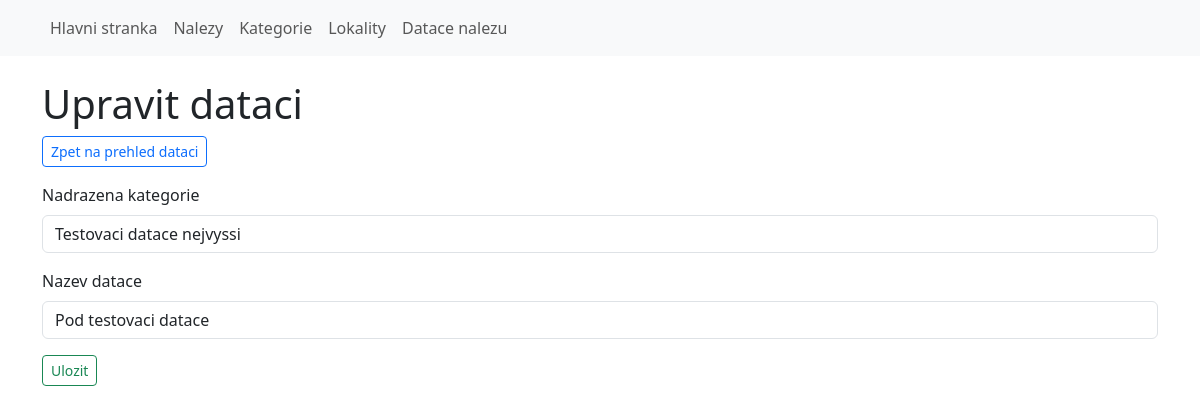
/dating/edit/2, run on an earlier commit of the app's database.
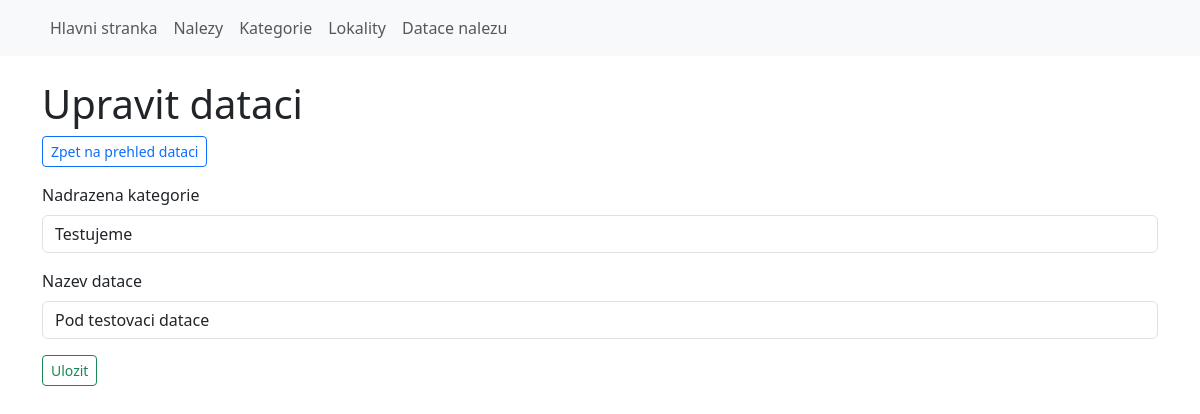
And on a later commit of the database.
### models.py (models this page shows, shortened)
class Dating(Base):
    __tablename__ = 'dating'
    id = Column(Integer, primary_key=True)
    parent_id = Column(Integer, ForeignKey('dating.id'), nullable=True)
    title = Column(String, nullable=False, unique=True)
    children = relationship('Dating', backref=backref('parent', remote_side=[id]), cascade='all, delete-orphan')
    def select_choices(self, non_list = None):
        choices = [(self.id, self.title)]
        for child in self.children:
            if child.id != int(non_list):
                choices.extend([(child.id, f' -- {child.title}')])
        return choices

### app.py (the view, shortened to what this page needs)
@app.route('/dating/edit/<dating_id>', methods=['GET', 'POST'])
def edit_dating(dating_id):
    dating = Dating.query.get(dating_id)
    if dating:
        form = DatingForm(request.form)
        parents = select_parents('dating', dating_id)
        form.parent_id.choices = parents
        form.title.data = dating.title
        form.parent_id.data = dating.parent_id
        return render_template('edit_dating.html', form=form)
    else:
        flash('Datace nenalezena!', 'error')
        return redirect(url_for('dating'))

### forms.py
class DatingForm(FlaskForm):
    title = StringField('Nazev datace', validators=[validators.DataRequired()])
    parent_id = SelectField('Nadrazena kategorie', coerce=int, validate_choice=False)
    submit = SubmitField('Ulozit')

### app.py (called while the page is built)
def select_parents(model, item_id = None):
    p = [(0, 'Nema nadrazenou kategorii')]
    if model == 'dating':
        dating = Dating.query.filter(
            or_(
                Dating.parent_id == 0,
                Dating.parent_id == None
            )
        ).all()
        for d in dating:
            p.extend(Dating.select_choices(d, item_id))
    return p

@app.teardown_appcontext
def shutdown_session(exception=None):
    db_session.remove()

### templates/edit_dating.html (shortened to what this page needs)
{% extends 'base.html' %}
{% block content %}
<h1>Upravit dataci</h1>
<p><a class="btn btn-outline-primary btn-sm" href="{{ url_for('dating') }}" role="button">Zpet na prehled dataci</a></p>
<form action name="add_dating" method="POST" class="form" role="form">
    <div class="mb-3">
        {{ form.parent_id.label(class="form-label") }}
        {% if form.parent_id.data == None %}
            {{ form.parent_id(class="form-control", disabled=True) }}
        {% else %}
            {{ form.parent_id(class="form-control") }}
        {% endif %}
    </div>
    <div class="mb-3 required">
        {{ form.title.label(class="form-label") }}
        {{ form.title(class="form-control") }}
    </div>
    <button type="submit" class="btn btn-outline-success btn-sm">Ulozit</button>
</form>
{% endblock %}

What changed in the data, as far as the page shows it:
changed Dating "Pod testovaci datace": parent_id "Testovaci datace nejvyssi" → "Testujeme"
